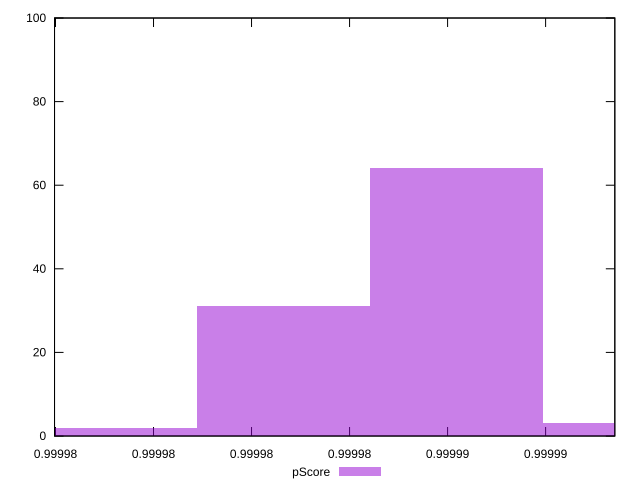

Write the gnuplot code that produced this figure.
reset

$pScore <<EOF
0.9999791225545485 2
0.9999826489594889 31
0.9999861753644294 64
0.9999897017693697 3
EOF

set key outside below
set boxwidth 0.0000035264049404361846
set xrange [0.9999779801205365:0.9999894122389575]
set yrange [0:100]
set trange [0:100]
set style fill transparent solid 0.5 noborder
set terminal svg size 640, 490 enhanced background rgb 'white'
set output "report_00008_2021-01-22T20:58:29.167/mainthread-work-breakdown/samples/pages+cached+noexternal+nojs/pScore/histogram.svg"

plot $pScore title "pScore" with boxes

reset
